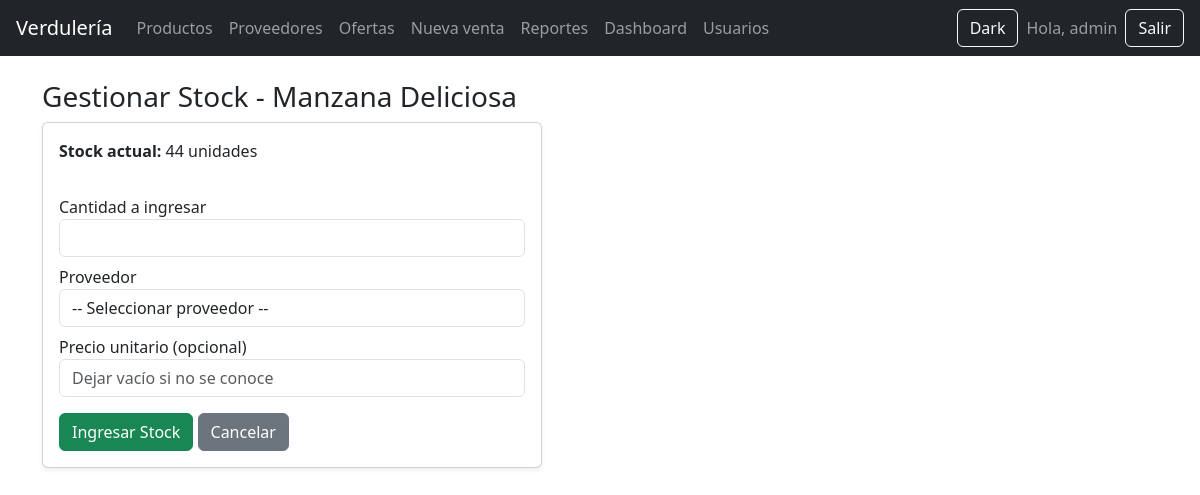
The app's page /productos/stock/1 (signed in), older data.
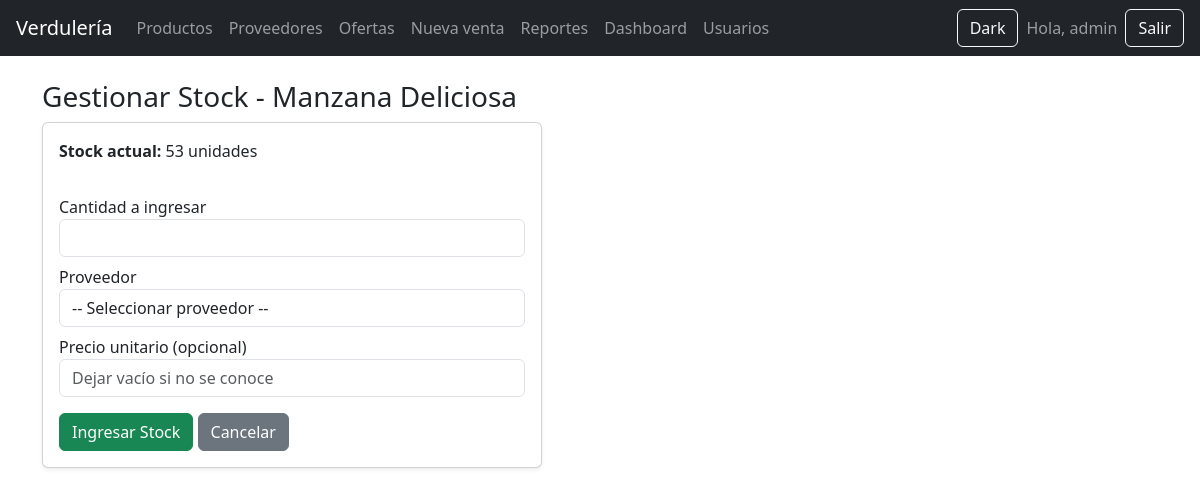
The same page, newer data.
### tables this page shows
CREATE TABLE productos (
        id INTEGER PRIMARY KEY AUTOINCREMENT,
        nombre TEXT NOT NULL,
        precio REAL NOT NULL,
        stock INTEGER NOT NULL DEFAULT 0,
        categoria_id INTEGER,
        unidad_id INTEGER,
        FOREIGN KEY (categoria_id) REFERENCES categorias(id),
        FOREIGN KEY (unidad_id) REFERENCES unidades(id)
    );

### app/routes/productos.py (the view, shortened to what this page needs)
@productos_bp.route("/stock/<int:id>", methods=["GET", "POST"])
@login_required
def gestionar_stock(id):
    db = get_db()
    producto = db.execute("SELECT * FROM productos WHERE id=?", (id,)).fetchone()
    proveedores = db.execute("SELECT * FROM proveedores ORDER BY nombre").fetchall()
    return render_template("productos/gestionar_stock.html",
                           producto=producto,
                           proveedores=proveedores)

### app/__init__.py (called while the page is built)
def create_app():
    app = Flask(__name__)
    app.secret_key = "clave-super-secreta"
    app.register_blueprint(auth_bp)
    app.register_blueprint(productos_bp)
    app.register_blueprint(ventas_bp)
    app.register_blueprint(reportes_bp)
    app.register_blueprint(admin_bp)
    app.register_blueprint(usuarios_bp)
    app.register_blueprint(proveedores_bp)
    app.register_blueprint(ofertas_bp)
    @app.route("/")
    def index():
        return render_template("index.html")
    @app.teardown_appcontext
    def teardown_db(exception):
        close_db()
    return app

### db.py (called while the page is built)
def get_db():
    if "db" not in g:
        g.db = sqlite3.connect(DB_NAME)
        g.db.row_factory = sqlite3.Row
    return g.db

### app/templates/productos/gestionar_stock.html (shortened to what this page needs)
{% extends "base.html" %}
{% block contenido %}
<h3>Gestionar Stock - {{ producto.nombre }}</h3>
<div class="card p-3 shadow-sm" style="max-width:500px;">
    <div class="mb-3">
        <p><strong>Stock actual:</strong> {{ producto.stock }} unidades</p>
    </div>
    <form method="POST">
        <label>Cantidad a ingresar</label>
        <input name="cantidad" class="form-control mb-2" type="number" step="0.01" required>
        <label>Proveedor</label>
        <select name="proveedor_id" class="form-control mb-2" required>
            <option value="">-- Seleccionar proveedor --</option>
        </select>
        <label>Precio unitario (opcional)</label>
        <input name="precio_unitario" class="form-control mb-3" type="number" step="0.01" placeholder="Dejar vacío si no se conoce">
        <button type="submit" class="btn btn-success">Ingresar Stock</button>
        <a href="/productos/" class="btn btn-secondary">Cancelar</a>
    </form>
</div>
{% endblock %}

Row changes from the older to the newer data that the page shows:
changed productos "Manzana Deliciosa": stock "44" → "53"
